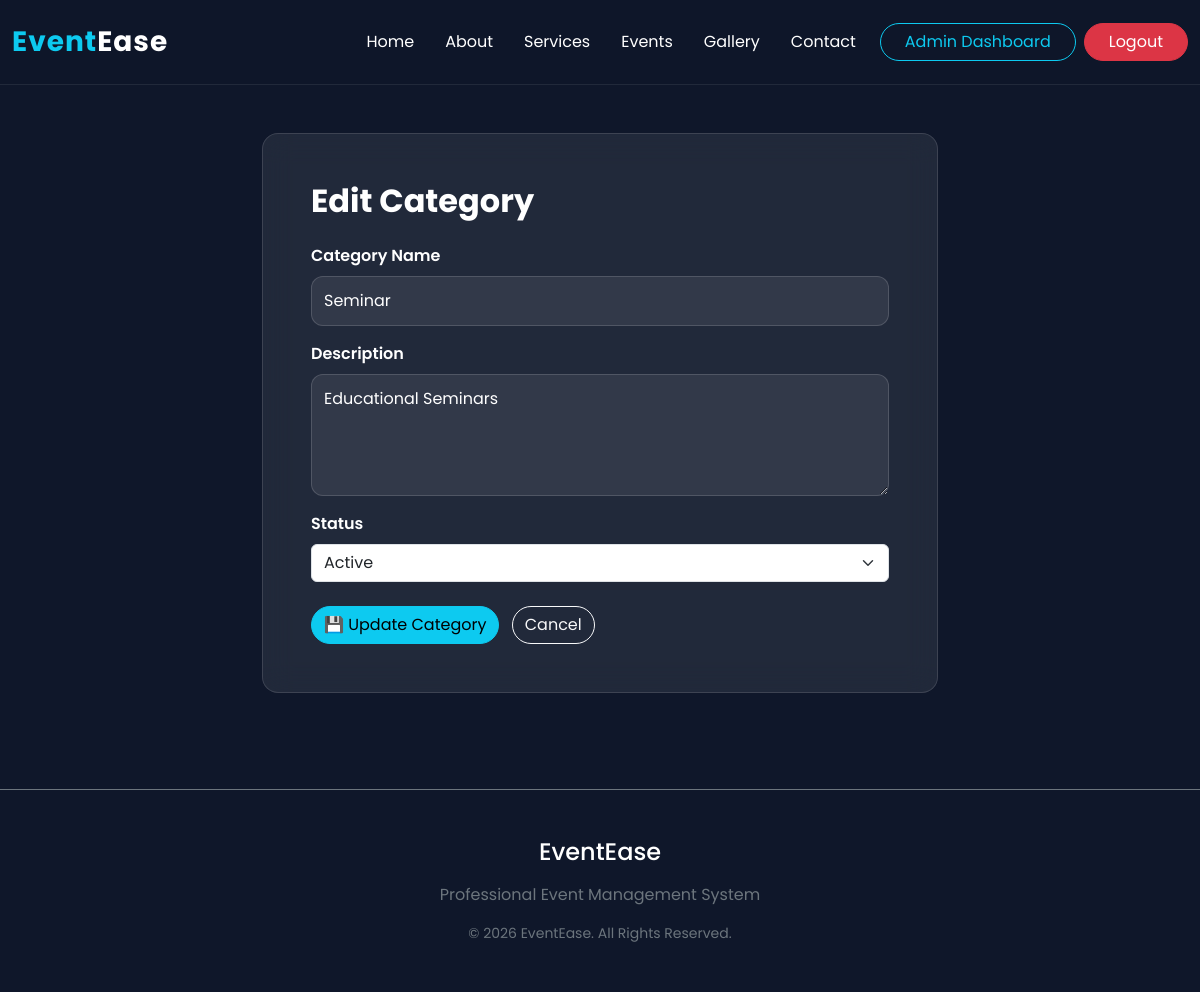
The page /admin/edit-category.php?id=4 (signed in) on the database its author committed.
### tables this page shows
CREATE TABLE categories (
    id INT AUTO_INCREMENT PRIMARY KEY,
    category_name VARCHAR(100) NOT NULL UNIQUE,
    description TEXT,
    status ENUM('Active','Inactive') DEFAULT 'Active',
    created_at TIMESTAMP DEFAULT CURRENT_TIMESTAMP
);

### admin/edit-category.php (the view, shortened to what this page needs)
<?php
require_once '../config/database.php';
$categoryId = isset($_GET['id']) ? (int) $_GET['id'] : 0;
$stmt = $conn->prepare("
    SELECT id, category_name, description, status
    FROM categories
    WHERE id = ?
    LIMIT 1
");
$stmt->bind_param("i", $categoryId);
$stmt->execute();
$result = $stmt->get_result();
$category = $result->fetch_assoc();
require_once '../includes/header.php';
require_once '../includes/navbar.php';
?>
<div class="container py-5">
    <div class="row justify-content-center">
        <div class="col-lg-7">
            <div class="glass rounded-4 p-5">
                <h2 class="text-white fw-bold mb-4">
                    Edit Category
                </h2>
                <form action="edit-category-process.php" method="POST">
                    <div class="mb-3">
                        <label class="form-label text-white">
                            Category Name
                        </label>
                        <input
                            type="text"
                            name="category_name"
                            class="form-control"
                            value="<?= htmlspecialchars($category['category_name']); ?>"
                            required
                        >
                    </div>
                    <div class="mb-3">
                        <label class="form-label text-white">
                            Description
                        </label>
                        <textarea
                            name="description"
                            class="form-control"
                            rows="4"
                        ><?= htmlspecialchars($category['description']); ?></textarea>
                    </div>
                    <div class="mb-4">
                        <label class="form-label text-white">
                            Status
                        </label>
                        <select
                            name="status"
                            class="form-select"
                            required
                        >
                            <option
                                value="Active"
                                <?= $category['status'] === 'Active' ? 'selected' : ''; ?>
                            >
                                Active
                            </option>
                        </select>
                    </div>
                    <button
                        type="submit"
                        class="btn btn-info me-2"
                    >
                        💾 Update Category
                    </button>
                    <a
                        href="manage-categories.php"
                        class="btn btn-outline-light"
                    >
                        Cancel
                    </a>
                </form>
            </div>
        </div>
    </div>
</div>
<?php
require_once '../includes/footer.php';
?>

### assets/css/style.css (style rules this page uses)
* { margin:0; padding:0; box-sizing:border-box; }
body { font-family:'Poppins',sans-serif; background:#0f172a; color:#ffffff; overflow-x:hidden; }
a { text-decoration:none; }
.container { max-width:1200px; }
.glass { background:rgba(255,255,255,.08); backdrop-filter:blur(15px); border:1px solid rgba(255,255,255,.12); border-radius:20px; }
.btn { border-radius:30px; }
.form-control { background:rgba(255,255,255,.08); border:1px solid rgba(255,255,255,.15); color:white; border-radius:12px; padding:12px; }
.form-control::placeholder { color:#b0b0b0; }
.form-label { color:white; font-weight:600; }

### rows shown on the page
categories: category_name "Seminar", description "Educational Seminars", status "Active"
